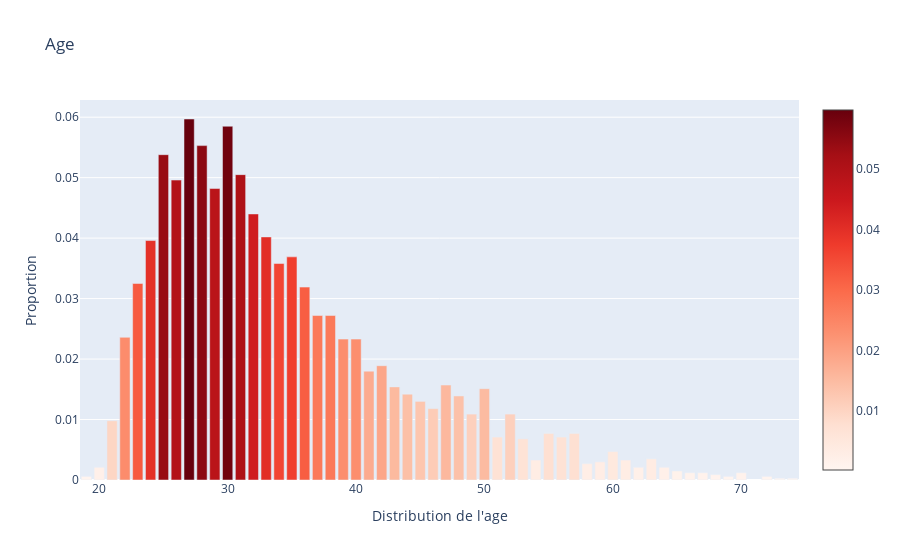

The code cell stored with this chart in its notebook:
### Code cell
data = data[(data['Age'] < 75) & (data['Age'] > 18)]
age = round(data['Age'].value_counts(normalize=True), 4)
trace = go.Bar(
    x=age.index,
    y=age.values,
    marker=dict(
        color = age.values,
        colorscale='Reds',
        showscale=True)
)

donnee = [trace]
layout = go.Layout(title='Age', 
                   yaxis = dict(title = 'Proportion')
                  )

fig = go.Figure(data=donnee, layout=layout)
fig['layout']['xaxis'].update(dict(title = 'Distribution de l\'age', 
                                   tickfont = dict(size = 12)))
py.iplot(fig)

### Figure 1 — Plotly figure (JSON) as saved in the notebook; plotly's stock layout.template omitted (floating-point values rounded to 4 significant figures)
{"data": [{"marker": {"color": [0.0597, 0.0585, 0.0553, 0.0538, 0.0505, 0.0496, 0.0482, 0.044, 0.0402, 0.0396, 0.0369, 0.0358, 0.0325, 0.0319, 0.0272, 0.0272, 0.0236, 0.0233, 0.0233, 0.0189, 0.018, 0.0157, 0.0154, 0.0151, 0.0142, 0.0139, 0.013, 0.0118, 0.0109, 0.0109, 0.0098, 0.0077, 0.0077, 0.0071, 0.0071, 0.0068, 0.0047, 0.0035, 0.0033, 0.0033, 0.003, 0.0027, 0.0021, 0.0021, 0.0021, 0.0015, 0.0012, 0.0012, 0.0012, 0.0009, 0.0006, 0.0006, 0.0006, 0.0003, 0.0003], "colorscale": [[0, "rgb(255,245,240)"], [0.125, "rgb(254,224,210)"], [0.25, "rgb(252,187,161)"], [0.375, "rgb(252,146,114)"], [0.5, "rgb(251,106,74)"], [0.625, "rgb(239,59,44)"], [0.75, "rgb(203,24,29)"], [0.875, "rgb(165,15,21)"], [1, "rgb(103,0,13)"]], "showscale": true}, "type": "bar", "x": [27, 30, 28, 25, 31, 26, 29, 32, 33, 24, 35, 34, 23, 36, 37, 38, 22, 39, 40, 42, 41, 47, 43, 50, 44, 48, 45, 46, 49, 52, 21, 57, 55, 56, 51, 53, 60, 63, 61, 54, 59, 58, 62, 64, 20, 65, 70, 66, 67, 68, 72, 69, 19, 74, 73], "y": [0.0597, 0.0585, 0.0553, 0.0538, 0.0505, 0.0496, 0.0482, 0.044, 0.0402, 0.0396, 0.0369, 0.0358, 0.0325, 0.0319, 0.0272, 0.0272, 0.0236, 0.0233, 0.0233, 0.0189, 0.018, 0.0157, 0.0154, 0.0151, 0.0142, 0.0139, 0.013, 0.0118, 0.0109, 0.0109, 0.0098, 0.0077, 0.0077, 0.0071, 0.0071, 0.0068, 0.0047, 0.0035, 0.0033, 0.0033, 0.003, 0.0027, 0.0021, 0.0021, 0.0021, 0.0015, 0.0012, 0.0012, 0.0012, 0.0009, 0.0006, 0.0006, 0.0006, 0.0003, 0.0003]}], "layout": {"autosize": true, "title": {"text": "Age"}, "xaxis": {"autorange": true, "range": [18.5, 74.5], "tickfont": {"size": 12}, "title": {"text": "Distribution de l'age"}, "type": "linear"}, "yaxis": {"autorange": true, "range": [0, 0.06284], "title": {"text": "Proportion"}, "type": "linear"}}}
